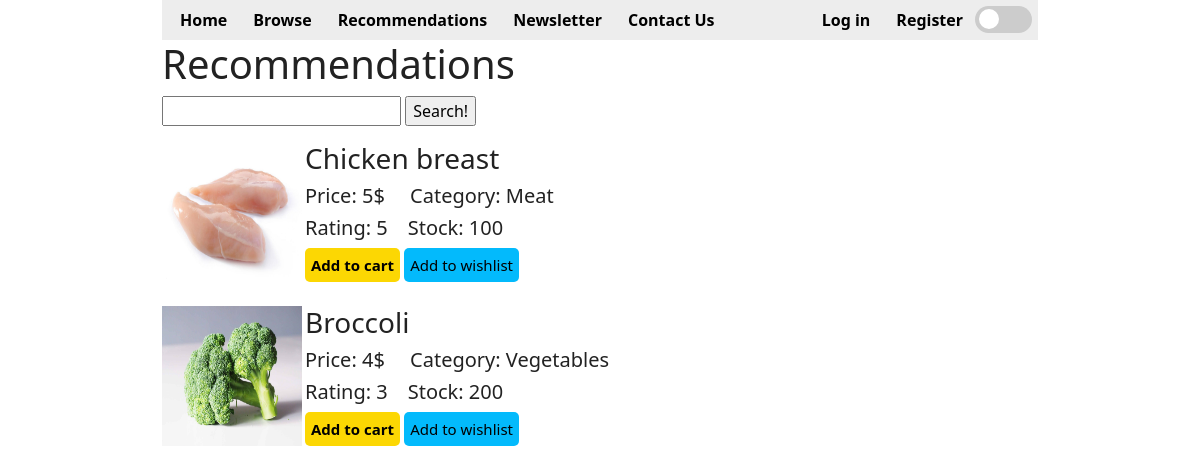
The app's page /Recommendations/index, older data.
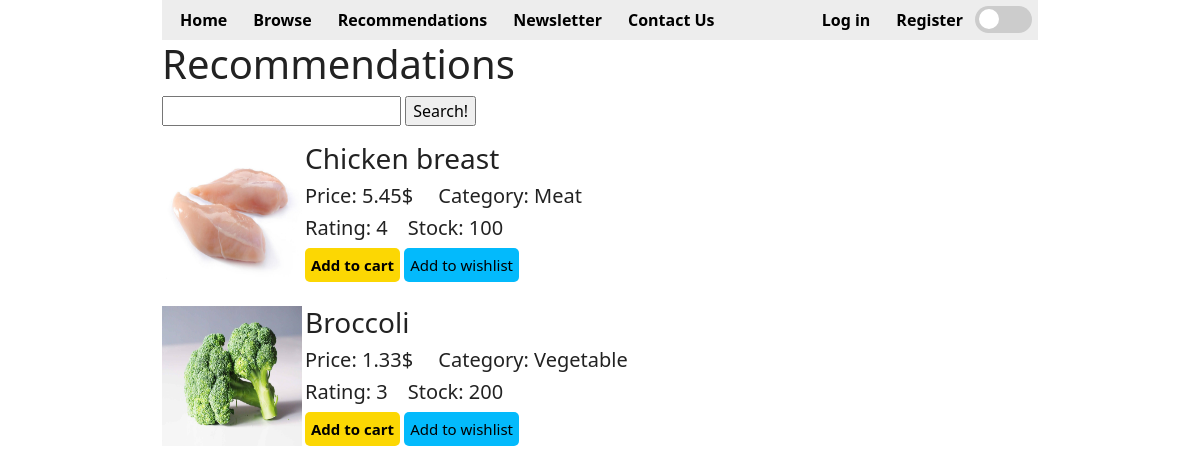
The same page, newer data.
### tables this page shows
CREATE TABLE `items` (
  `item_id` int(11) NOT NULL,
  `name` varchar(64) NOT NULL,
  `stock` int(11) NOT NULL,
  `price` double NOT NULL,
  `category` varchar(24) NOT NULL,
  `rating` int(11) NOT NULL,
  `image` varchar(100) NOT NULL
);

### app/controllers/Recommendations.php (called while the page is built, shortened)
<?php
class Recommendations extends \app\core\Controller {
	public function index() {
		$recommendations = new \app\models\Recommendations();
		$items = new \app\models\Items();
		$recommendations = $recommendations->getAll();
		$data = array();
		foreach ($recommendations as $recommended) {
			$item = $items->get($recommended->item_id);
			array_push($data, $item);
		}
		$this->view('Recommendations/index', $data);
	}
}

### app/core/App.php (called while the page is built, shortened)
<?php
class App {
	private $method = 'index';
	public function __construct() {
		$url = self::parseUrl();
		if (isset($url[0])) {
			unset($url[0]);
		}
		$this->controller = new $this->controller;
		if (isset($url[1])) {
			if (method_exists($this->controller, $url[1])) {
				$this->method = $url[1];
			}
			unset($url[1]);
		}
		$this->params = $url ? array_values($url) : [];
		call_user_func_array([$this->controller, $this->method], $this->params);
	}
	private static function parseUrl() {
		if (isset($_GET['url'])) { return explode('/', filter_var(rtrim($_GET['url'], '/'), FILTER_SANITIZE_URL)); }
	}
}

### index.php (called while the page is built, shortened)
<?php
	new \app\core\App();

### app/models/Items.php (called while the page is built, shortened)
<?php
class Items extends \app\core\Model {
	function get($item_id) {
		$SQL = 'SELECT * FROM items WHERE item_id = :item_id';
		$STMT = self::$_connection->prepare($SQL);
		$STMT->execute(['item_id'=>$item_id]);
		$STMT->setFetchMode(\PDO::FETCH_CLASS, "app\models\Items");
		return $STMT->fetch();
	}
}

### app/core/DBConnection.php (called while the page is built, shortened)
<?php
class DBConnection {
	static $connection = null;
	private function __construct() {
		if (self::$connection == null) {
			$host = 'localhost';
			$DBname = 'redteam';
			$user = 'root';
			$password = '';
			self::$connection = new \PDO("mysql:host=$host;dbname=$DBname", $user, $password);
		}
	}
	public static function getInstance() {
		return self::$connection;
	}
}

### app/models/Recommendations.php (called while the page is built, shortened)
<?php
class Recommendations extends \app\core\Model {
	function getAll() {
		$SQL = 'SELECT * FROM recommendations';
		$STMT = self::$_connection->prepare($SQL);
		$STMT->execute();
		$STMT->setFetchMode(\PDO::FETCH_CLASS, "app\models\Recommendations");
		return $STMT->fetchAll();
	}
}

### app/views/Recommendations/Index.php (the view, shortened to what this page needs)
<html>
<head>
	<link href="https://cdn.jsdelivr.net/npm/bootstrap@5.1.3/dist/css/bootstrap.min.css" rel="stylesheet">
	<link rel="stylesheet" type="text/css" href="/app/styles/noReposition.css">
	<link rel="stylesheet" type="text/css" href="/app/styles/general.css">
	<link rel="stylesheet" type="text/css" href="/app/styles/dark_mode.css">
	<link rel="stylesheet" type="text/css" href="/app/styles/items.css">
	<link rel="stylesheet" type="text/css" href="/app/styles/linkbuttons.css">
</head>
<body>
	<div class='container'>
		<h1>Recommendations</h1>
		<form method="post" action='/Recommendations/search'>
		<input type="text" name="search" />
		<input type="submit" value="Search!" />
		</form>
		<?php
			foreach ($data as $recommended) {
				echo "<div class='item'>
						<img src='/images/$recommended->image' align='left'>
						<h3>$recommended->name</h3>
						<h5>Price: $recommended->price$&emsp; Category: $recommended->category</h5>
						<h5>Rating: $recommended->rating&emsp;Stock: $recommended->stock</h5>
						<a href=/Items/addToCart?item_id=$recommended->item_id&price=$recommended->price' addToCart class='linkbutton' id ='buy'>Add to cart</a>
						<a href='addToWishList?item_id=$recommended->item_id'addToWishlist class='linkbutton'>Add to wishlist</a>
					</div> <br>";
			}
		?>
	</div>
</body>
</html>

Row changes from the older to the newer data that the page shows:
changed items "Chicken breast": price "5" → "5.45"; rating "5" → "4"
changed items "Broccoli": price "4" → "1.33"; category "Vegetables" → "Vegetable"
